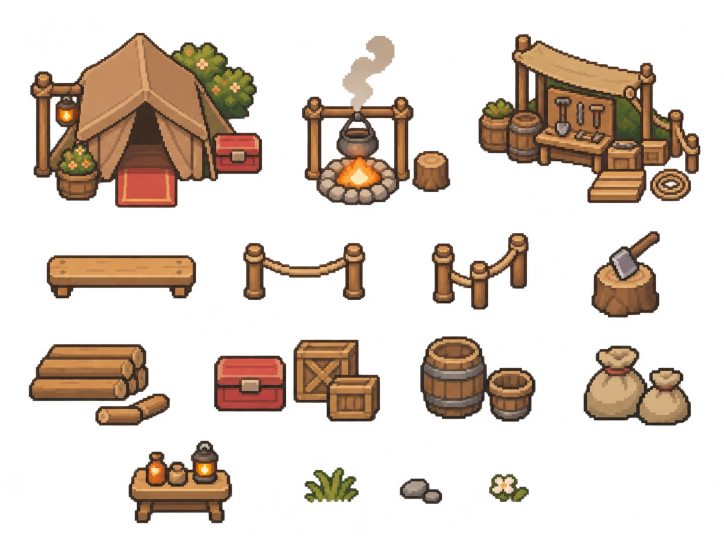
#> input picture games/openworld/tools/src/art/ferry-camp/pack.png, 1448 x 1086 px (shown at 1/2 size); its folder holds 2 pictures in this run; the run also reads 1 picture not shown here
$ python ferry-camp.py
#> lines starting #> are read from the running program, lines starting #| are printed output that depends on the picture; after the words box and inside, x2 and y2 are one past the last pixel; in counts of white or black regions, pixels touching at a corner belong together
"""The ferrykeeper's camp at Vesper Ford: the camp pack's pieces brought down to the game's pixel and cut into its things.

The pack (ferry-camp/pack.png, its transparent pieces as they were painted) holds three groups drawn whole — the tent
with its lantern post, potted flowers and chest; the cooking fire under its rack with a stool beside it; the work stall
under its awning with a barrel, potted flowers, a crate, spare planks and a coil of rope — and the camp's loose pieces:
a bench, rope rails, a chopping block with its axe, logs, a chest and crates, barrels, sacks, a small table, grass,
stones and a flower. The wooden sign (ferry-camp/wood_sign.png) is the earlier pack's.

Each piece is reduced by whole blocks to the size the camp wants it at, never smoothed: a block's pixel is the colour
most of it has, its outline when outline is a good part of it, and it is there or not, nothing between.

A group is cut into the things it shows, so that what is drawn is what the world holds, each piece drawn by its own
thing: a mask a piece, the group's first thing taking what the others leave. Where a piece stood in front of another,
the one behind keeps a gap there; the pieces stand on cells that put them back together as the group was drawn (each
piece's place in its group is the cell it stands on, `at`, counted from the group's first thing; content ford.ts
FORD_CAMP stands them so, and a test holds it). Three pieces are changed: the fire is drawn cold, charred wood in its
ring (the game draws the flame over a lit fire itself), and the smoke over the pot is left out with it; the chopping
block's axe is cut out of it into a piece of its own, which the camp's old axe is drawn with while it lies on the block.

The pieces are packed into one sheet (public/assets/lsw/Fixtures/FerryCamp.png); client/src/ferry-camp.json says where
each one is on it and where on it its cell's foot is (the middle of the cell's bottom edge), and for a group's pieces
the cell each stands on in its group.

    python3 games/openworld/tools/src/art/ferry-camp.py [preview.png]
"""
from __future__ import annotations

import json
import sys
from pathlib import Path

import numpy as np
from PIL import Image

HERE = Path(__file__).resolve().parent / 'ferry-camp'
GAME = Path(__file__).resolve().parents[3]
OUT = GAME / 'public/assets/lsw/Fixtures/FerryCamp.png'
INDEX = GAME / 'client/src/ferry-camp.json'
T = 16  # a cell, in pixels


def load(name: str) -> np.ndarray:
#> called with name = 'pack'
    return np.array(Image.open(HERE / f'{name}.png').convert('RGBA')).astype(int)


def reduce(a: np.ndarray, k: float, ink: int = 70, share: float = 0.28) -> np.ndarray:
    """A piece k source pixels to one: each block's most common colour (its outline when that is over a quarter of it)."""
#> called with k = 5.7, ink = 70, share = 0.28
    H, W, _ = a.shape
#> H = 360; W = 474
    w, h = round(W / k), round(H / k)
#> w = 83; h = 63
    out = np.zeros((h, w, 4), np.uint8)
    for j in range(h):
        y0 = int(j * H / h)
        y1 = max(y0 + 1, int((j + 1) * H / h))
        for i in range(w):
            x0 = int(i * W / w)
            x1 = max(x0 + 1, int((i + 1) * W / w))
            b = a[y0:y1, x0:x1].reshape(-1, 4)
            solid = b[b[:, 3] >= 128]
            if len(solid) < 0.5 * len(b):
                continue
            dark = solid[solid[:, :3] @ [0.3, 0.59, 0.11] < ink]
            pool = dark if len(dark) >= share * len(solid) else solid
            _, which, count = np.unique(pool[:, :3] // 12, axis=0, return_inverse=True, return_counts=True)
            out[j, i, :3] = np.median(pool[which.ravel() == np.argmax(count)][:, :3], axis=0)
            out[j, i, 3] = 255
    return out


PACK = load('pack')


def part(box: tuple[int, int, int, int], k: float) -> np.ndarray:
    """A box of the pack (left, top, right, bottom), reduced."""
    x0, y0, x1, y1 = box
    return reduce(PACK[y0:y1, x0:x1], k)


def grid(a: np.ndarray) -> tuple[np.ndarray, np.ndarray]:
    return np.mgrid[0:a.shape[0], 0:a.shape[1]]


def ellipse(cx: float, cy: float, rx: float, ry: float):
    return lambda y, x: ((x - cx) / rx) ** 2 + ((y - cy) / ry) ** 2 <= 1


def lum(a: np.ndarray) -> np.ndarray:
    return a[..., :3] @ np.array([0.3, 0.59, 0.11])


def sat(a: np.ndarray) -> np.ndarray:
    return a[..., :3].max(-1) - a[..., :3].min(-1)


def cold(fire: np.ndarray, inner, ring) -> np.ndarray:
    """The fire gone out: inside its ring of stones, the flame and the burning wood charred dark."""
    u = fire.copy()
    y, x = grid(fire)
    r, g, b = (fire[..., i].astype(int) for i in range(3))
    stone = (sat(fire) < 40) & (r < 225)
    burning = inner(y, x) & (fire[..., 3] > 0) & ~stone
    l = lum(fire)
    for lo, colour in ((200, (92, 80, 70)), (150, (82, 60, 44)), (100, (62, 46, 36)), (-1, (36, 28, 24))):
        m = burning & (l > lo)
        u[m, :3] = colour
        burning &= ~m
    # a flame's tip that rose over a stone of the ring: the stone's grey; one that rose over the ring, gone
    tip = ~inner(y, x) & (fire[..., 3] > 0) & (r > 190) & (g > 80) & (r - b > 60)
    u[tip & ring(y, x), :3] = (150, 146, 140)
    u[tip & ~ring(y, x)] = 0
    return u


def group(a: np.ndarray, root: str, foot: tuple[int, int], members: dict) -> dict:
    """A group cut into its things: each member a mask and the cell it stands on counted from the root's; the root takes
    the rest. Each piece is returned with its foot (its cell's bottom middle) in its own frame."""
#> called with root = 'tent', foot = (40, 52)
    y, x = grid(a)
#> y: shape (63, 83) int64; 63 distinct labels, from 0 to 62
    left = a[..., 3] > 0
#> left: shape (63, 83) bool; 67.3% white; 3 black regions (1 under 20 px), largest, box (x1, y1, x2, y2) and area: (0, 0, 83, 63) 1660, (8, 23, 14, 42) 51
    pieces = {}
    for name, (mask, at) in members.items():
        m = mask(y, x) & left
        pieces[name] = (np.where(m[..., None], a, 0), at)
        left &= ~m
#> this loop made 3 passes
#> (name, at) on passes 1 to 3: ('chest', (2, 0)), ('lantern', (-2, 0)), ('planter', (-1, 1))
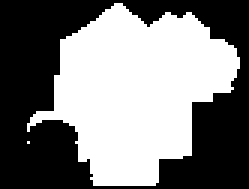
#> left: shape (63, 83) bool (shown 3 times larger); 49.1% white; 2 white regions (1 under 20 px), largest, box (x1, y1, x2, y2) and area: (9, 1, 80, 62) 2568
#> after the loop, pieces = 3 items
    pieces[root] = (np.where(left[..., None], a, 0), (0, 0))
    out = {}
    for name, (p, (dx, dy)) in pieces.items():
        out[name] = (p, (foot[0] + T * dx, foot[1] + T * dy), root, (dx, dy))
#> this loop made 4 passes
#> after the loop, out = 4 items
    return out


def alone(p: np.ndarray, dx: int = 0, lift: int = 0) -> tuple:
    """A piece standing alone on its cell: its foot on the cell's, its middle `dx` right of the cell's middle; `lift`
    how far below the cell's bottom edge it reaches."""
    ys, xs = np.nonzero(p[..., 3])
    return (p, ((xs.min() + xs.max() + 1) / 2 - dx, ys.max() + 1 - lift), None, None)


# ------------------------------------------------------------------ the tent, its lantern post, potted flowers and chest
tent = part((56, 60, 530, 420), 5.7)
TENT = group(tent, 'tent', (40, 52), {
    'chest': (lambda y, x: (x >= 64) & (y >= 34), (2, 0)),
    'lantern': (lambda y, x: ((x <= 19) & (y >= 13) & (y <= 24)) | ((x <= 17) & (y > 24) & (y <= 36)) | ((x <= 8) & (y > 36)), (-2, 0)),
    'planter': (lambda y, x: ellipse(17, 45, 8.5, 5.5)(y, x) | ((x >= 9) & (x <= 25) & (y >= 48)), (-1, 1)),
})
#> TENT = 4 items

# ------------------------------------------------------------------ the cooking fire, the rack over it, the stool by it
K = 6.6  # the fire a little larger than the pack's other loose pieces; its cuts below are counted in pixels of 7.6
q = 7.6 / K
fire = part((600, 66, 905, 414), K)
fy, fx = grid(fire)
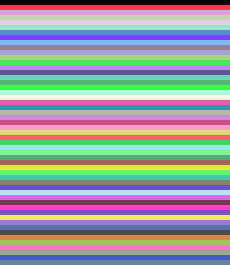
#> fy: shape (53, 46) int64 (shown 5 times larger); 53 distinct labels, from 0 to 52; one colour per label, 0 black
fire[(fy <= 16 * q) | ((fy <= 22 * q) & (lum(fire) > 150) & (sat(fire) < 60))] = 0  # the smoke
#> fire: shape (53, 46, 4); mean of channels 0, 1, 2, 3 43, 30.5, 20.7, 90.4
by_it = (fx >= 29 * q) & (fy >= 30 * q)
#> by_it: shape (53, 46) bool; 8.9% white; 1 white region, box (x1, y1, x2, y2) and area: (34, 35, 46, 53) 216
seat = np.where(by_it[..., None], fire, 0)  # the stool, which stands alone
fire[by_it] = 0
#> fire: shape (53, 46, 4); mean of channels 0, 1, 2, 3 36.6, 26.2, 17.9, 77.4
r, g, b = (fire[..., i].astype(int) for i in range(3))
flame = (fire[..., 3] > 0) & (r > 190) & (g > 80) & (r - b > 60)  # the fire's, wherever it rose
#> flame: shape (53, 46) bool; 5.9% white; 15 white regions (14 under 20 px), largest, box (x1, y1, x2, y2) and area: (11, 38, 28, 47) 91
ring = ellipse(15.5 * q, 39.5 * q, 11.5 * q, 7 * q)
FIRE = group(fire, 'fire', (round(16 * q), round(46 * q)), {
    'rack': (lambda y, x: (~ring(y, x) | ((x >= 9 * q) & (x <= 22 * q) & (y <= 36 * q))) & ~flame, (0, -1)),
})
#> in group (call 2), `left = a[..., 3] > 0`: left: shape (53, 46) bool; 30.4% white; 1 white region, box (x1, y1, x2, y2) and area: (1, 20, 34, 52) 740
#> the loop in group (call 2), `for name, (mask, at) in members.items():` made 1 pass
#> (name, at) on pass 1: ('rack', (0, -1))
#> pass 1, in group (call 2), `left &= ~m`:
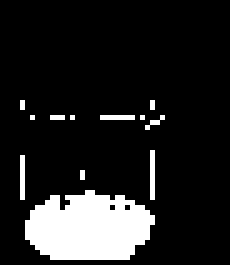
#> left: shape (53, 46) bool (shown 5 times larger); 13.1% white; 12 white regions (11 under 20 px), largest, box (x1, y1, x2, y2) and area: (5, 38, 31, 52) 278
#> after the loop in group (call 2), `for name, (mask, at) in members.items():`: pieces = 1 item
#> the loop in group (call 2), `for name, (p, (dx, dy)) in pieces.items():` made 2 passes
#> (name, dx, dy) on passes 1 to 2: ('rack', 0, -1), ('fire', 0, 0)
#> after the loop in group (call 2), `for name, (p, (dx, dy)) in pieces.items():`: out = 2 items
#> FIRE = 2 items
FIRE['fire'] = (cold(FIRE['fire'][0], ellipse(15.5 * q, 39.5 * q, 7.5 * q, 4.6 * q), ring),) + FIRE['fire'][1:]
#> in cold, `r, g, b = (fire[..., i].astype(int) for i in range(3))`: r: shape (53, 46) int64; 109 distinct labels, from 0 to 253
#> in cold, `r, g, b = (fire[..., i].astype(int) for i in range(3))`: g: shape (53, 46) int64; 112 distinct labels, from 0 to 233
#> in cold, `r, g, b = (fire[..., i].astype(int) for i in range(3))`: b: shape (53, 46) int64; 107 distinct labels, from 0 to 188
#> in cold, `stone = (sat(fire) < 40) & (r < 225)`: stone: shape (53, 46) bool; 91.2% white; 15 black regions (14 under 20 px), largest, box (x1, y1, x2, y2) and area: (6, 38, 28, 50) 156
#> in cold, `burning = inner(y, x) & (fire[..., 3] > 0) & ~stone`: burning: shape (53, 46) bool; 4.3% white; 3 white regions (2 under 20 px), largest, box (x1, y1, x2, y2) and area: (10, 41, 27, 50) 90
#> after the loop in cold, `for lo, colour in ((200, (92, 80, 70)), (150, (82, 60, 44)), (100, (62..`: burning: shape (53, 46) bool; every value is 0
#> in cold, `tip = ~inner(y, x) & (fire[..., 3] > 0) & (r > 190) & (g > 80) & (r - ..`: tip: shape (53, 46) bool; 3.4% white in thin lines or dots, all inside (x1, y1, x2, y2) = (4, 20, 33, 44)
#> in cold, `u[tip & ring(y, x), :3] = (150, 146, 140)`: u: shape (53, 46, 4); mean of channels 0, 1, 2, 3 14.7, 11.6, 9.2, 33.5
#> in cold, `u[tip & ~ring(y, x)] = 0`:
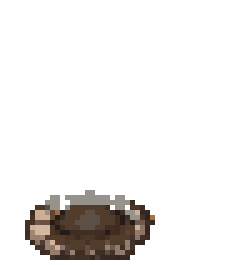
#> u: shape (53, 46, 4) (shown 5 times larger); mean of channels 0, 1, 2, 3 11.2, 9.2, 7.8, 29.1; transparent parts drawn white

# ------------------------------------------------------------------ the work stall and what stands round it
stall = part((952, 62, 1406, 410), 5.7)
#> call 3 of reduce, with k = 5.7, ink = 70, share = 0.28
#> after the loop in reduce (call 3), `for j in range(h):`:
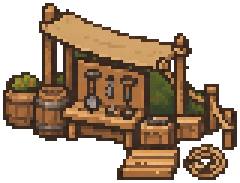
#> out: shape (61, 80, 4) (shown 3 times larger); mean of channels 0, 1, 2, 3 68.5, 49.6, 31.7, 140.6; transparent parts drawn white
STALL = group(stall, 'stall', (40, 46), {
    'planks': (lambda y, x: (x >= 38) & (x <= 60) & (y >= 50), (1, 1)),
    'rope': (lambda y, x: (x >= 60) & (x <= 77) & (y >= 48) & ~((x >= 73) & (y <= 50)), (2, 1)),
    'crate': (lambda y, x: (x >= 44) & (x <= 60) & (y >= 39) & (y <= 51), (1, 0)),
    'pot': (lambda y, x: (x <= 12) & (y >= 22) & (y <= 45), (-2, 0)),
    'barrel': (lambda y, x: (x >= 11) & (x <= 23) & (y >= 28) & (y <= 45), (-1, 0)),
})
#> call 3 of group, with root = 'stall', foot = (40, 46)
#> in group (call 3), `y, x = grid(a)`:
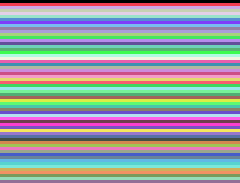
#> y: shape (61, 80) int64 (shown 3 times larger); 61 distinct labels, from 0 to 60; one colour per label, 0 black
#> in group (call 3), `left = a[..., 3] > 0`:
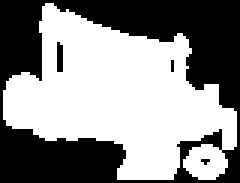
#> left: shape (61, 80) bool (shown 3 times larger); 55.1% white; 4 black regions (3 under 20 px), largest, box (x1, y1, x2, y2) and area: (0, 0, 80, 61) 2163
#> the loop in group (call 3), `for name, (mask, at) in members.items():` made 5 passes
#> (name, at) on passes 1 to 5: ('planks', (1, 1)), ('rope', (2, 1)), ('crate', (1, 0)), ('pot', (-2, 0)), ('barrel', (-1, 0))
#> after the loop in group (call 3), `for name, (mask, at) in members.items():`: pieces = 5 items
#> the loop in group (call 3), `for name, (p, (dx, dy)) in pieces.items():` made 6 passes
#> after the loop in group (call 3), `for name, (p, (dx, dy)) in pieces.items():`: out = 6 items
#> STALL = 6 items

# ------------------------------------------------------------------ the chopping block and its axe
block = part((1178, 456, 1324, 640), 7.6)
by, bx = grid(block)
top = ellipse(9.5, 12, 8, 3.2)
grey = (sat(block) < 45) & (block[..., 3] > 0) & (lum(block) > 60)
axe_px = (by <= 8) | (grey & (by <= 16)) | ((by <= 15) & (lum(block) <= 60) & (bx >= 5) & (bx <= 13) & ~top(by - 1, bx) & (by <= 10))
axe_px &= block[..., 3] > 0
stump = np.where(axe_px[..., None], 0, block)
tan = np.median(block[top(by, bx) & ~axe_px & (lum(block) > 140)][:, :3], axis=0)
#> tan = [218, 161, 103]
inside = top(by, bx) & axe_px
stump[inside, :3] = tan
stump[inside, 3] = 255
rim = ~top(by, bx) & top(by + 1, bx) & (by <= 12) & (stump[..., 3] == 0)
stump[rim] = (40, 28, 22, 255)
axe = np.where(axe_px[..., None], block, 0)

# ------------------------------------------------------------------ the loose pieces
logs = part((54, 684, 344, 856), 8)
crates = part((583, 676, 764, 848), 8.5)
sacks = part((1163, 686, 1386, 856), 8.5)
table = part((253, 878, 468, 1050), 8)
bench = part((90, 506, 396, 602), 6.8)
rail = part((483, 482, 735, 604), 7.6)
rail_turn = part((860, 462, 1061, 623), 7.6)
grass = part((605, 931, 721, 1009), 7.6)
stones = part((796, 953, 888, 1012), 7.6)
flower = part((975, 944, 1062, 1008), 7.6)
sign = reduce(load('wood_sign'), 4.5)

def foot_of(p: np.ndarray, lift: int) -> tuple[float, int]:
    ys, xs = np.nonzero(p[..., 3])
    return (xs.min() + xs.max() + 1) / 2, ys.max() + 1 - lift


PIECES: dict[str, tuple] = {
    **TENT, **FIRE, **STALL,
    'seat': alone(seat, lift=2),
    'block': alone(stump, lift=2),
    # the axe where it bit: drawn on the block's own cell, its frame the block's
    'axe': (axe, foot_of(stump, 2), None, None),
    'bench': alone(bench, lift=2),
    'logs': alone(logs, lift=1),
    'crates': alone(crates, lift=2),
    'sacks': alone(sacks, lift=2),
    'table': alone(table, lift=2),
    'rail': alone(rail, lift=1),
    'rail_turn': alone(rail_turn, lift=1),
    'grass': alone(grass, lift=2),
    'stones': alone(stones, lift=4),
    'flower': alone(flower, lift=4),
    'sign': alone(sign, lift=2),
}


def trim(p: np.ndarray) -> tuple[np.ndarray, int, int]:
    ys, xs = np.nonzero(p[..., 3])
    return p[ys.min():ys.max() + 1, xs.min():xs.max() + 1], int(xs.min()), int(ys.min())


# packed in rows, tallest first, each row as tall as its first piece, the sheet 256 wide
WIDTH = 256
cut = {name: trim(p) + (foot, root, at) for name, (p, foot, root, at) in PIECES.items()}
order = sorted(cut, key=lambda n: -cut[n][0].shape[0])
places, x, y, row = {}, 0, 0, 0
for name in order:
    h, w = cut[name][0].shape[:2]
    if x + w > WIDTH:
        x, y, row = 0, y + row + 1, 0
    places[name] = (x, y)
    x, row = x + w + 1, max(row, h)
#> this loop made 26 passes
#> name on passes 1 to 12: 'tent', 'stall', 'lantern', 'rack', 'pot', 'table', 'sign', 'planter', 'logs', 'rail_turn', 'chest', 'crates'
sheet = np.zeros((y + row, WIDTH, 4), np.uint8)
index = {}
for name in PIECES:
    p, ox, oy, foot, root, at = cut[name]
    h, w = p.shape[:2]
    sx, sy = places[name]
    sheet[sy:sy + h, sx:sx + w] = p
    entry = {'x': sx, 'y': sy, 'w': w, 'h': h, 'ax': round(float(foot[0] - ox), 1), 'ay': round(float(foot[1] - oy), 1)}
    if root and name != root:
        entry['group'] = {'root': root, 'at': list(at)}
    index[name] = entry
    print(f'{name:10s} {w:3d}x{h:<3d} foot {entry["ax"]},{entry["ay"]}' + (f'  {root}{tuple(at)}' if root and name != root else ''))
#> this loop made 26 passes
#| chest       18x19  foot 8.0,18.0  tent(2, 0)
#| lantern     19x38  foot 7.0,38.0  tent(-2, 0)
#| planter     17x20  foot 15.0,28.0  tent(-1, 1)
#| tent        71x61  foot 31.0,51.0
#| rack        33x25  foot 17.0,17.0  fire(0, -1)
#| fire        26x14  foot 13.0,15.0
#| planks      21x10  foot 17.0,12.0  stall(1, 1)
#| rope        15x12  foot 11.0,14.0  stall(2, 1)
#> (further printed lines are left out)
OUT.parent.mkdir(parents=True, exist_ok=True)
Image.fromarray(sheet).save(OUT)
INDEX.write_text(json.dumps({'img': 'lsw/Fixtures/FerryCamp.png', 'pieces': index}, indent=1) + '\n')
print('→', OUT, sheet.shape[1], 'x', sheet.shape[0])
#| → games/openworld/public/assets/lsw/Fixtures/FerryCamp.png 256 x 95

if len(sys.argv) > 1:
    view = Image.new('RGBA', (sheet.shape[1], sheet.shape[0]), (146, 170, 72, 255))
    view.alpha_composite(Image.fromarray(sheet))
    view.resize((view.width * 4, view.height * 4), Image.NEAREST).save(sys.argv[1])
